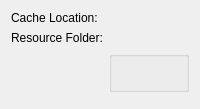
     <widget class="QWidget" name="tab_4">
      <attribute name="title">
       <string>Resources</string>
      </attribute>
      <layout class="QFormLayout" name="formLayout_7">
       <item row="0" column="0">
        <widget class="QLabel" name="label_14">
         <property name="text">
          <string>Cache Location:</string>
         </property>
        </widget>
       </item>
       <item row="0" column="1">
        <widget class="KisFileNameRequester" name="m_urlCacheDbLocation" native="true"/>
       </item>
       <item row="1" column="0">
        <widget class="QLabel" name="label_15">
         <property name="text">
          <string>Resource Folder:</string>
         </property>
        </widget>
       </item>
       <item row="1" column="1">
        <widget class="KisFileNameRequester" name="m_urlResourceFolder" native="true"/>
       </item>
       <item row="2" column="1">
        <widget class="QGroupBox" name="grpWindowsAppData">
         <property name="title">
          <string/>
         </property>
         <layout class="QHBoxLayout" name="horizontalLayout_7">
          <item>
           <widget class="QLabel" name="lblWindowsAppDataIcon">
            <property name="alignment">
             <set>Qt::AlignLeading|Qt::AlignLeft|Qt::AlignTop</set>
            </property>
           </widget>
          </item>
          <item>
           <widget class="QLabel" name="lblWindowsAppDataNote">
            <property name="sizePolicy">
             <sizepolicy hsizetype="MinimumExpanding" vsizetype="Minimum">
              <horstretch>0</horstretch>
              <verstretch>0</verstretch>
             </sizepolicy>
            </property>
            <property name="textFormat">
             <enum>Qt::RichText</enum>
            </property>
            <property name="alignment">
             <set>Qt::AlignLeading|Qt::AlignLeft|Qt::AlignTop</set>
            </property>
            <property name="wordWrap">
             <bool>true</bool>
            </property>
            <property name="textInteractionFlags">
             <set>Qt::LinksAccessibleByKeyboard|Qt::LinksAccessibleByMouse</set>
            </property>
           </widget>
          </item>
         </layout>
        </widget>
       </item>
       <item row="3" column="0" colspan="2">
        <spacer name="verticalSpacer_5">
         <property name="orientation">
          <enum>Qt::Vertical</enum>
         </property>
         <property name="sizeHint" stdset="0">
          <size>
           <width>20</width>
           <height>0</height>
          </size>
         </property>
        </spacer>
       </item>
      </layout>
     </widget>
